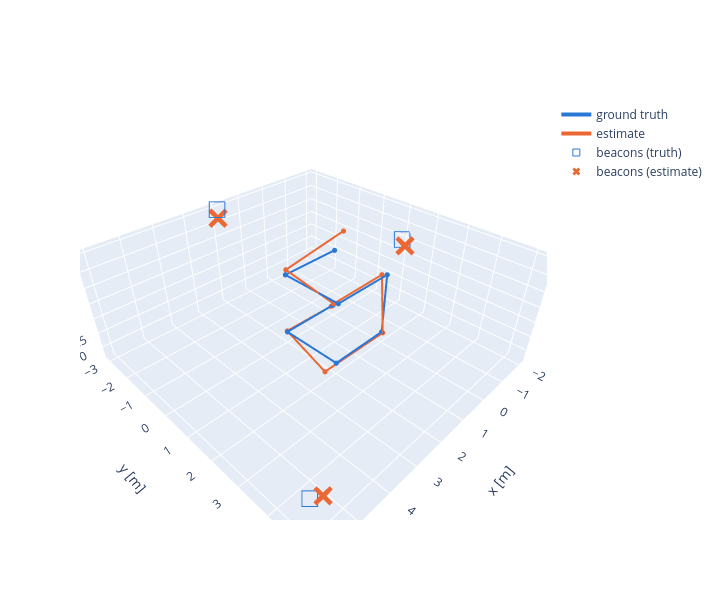

Notebook cell for this chart:
### Markdown cell above
## The estimated map

### Code cell
def procrustes(source, target):
    """Best rigid alignment of source onto target."""
    source_centre, target_centre = source.mean(0), target.mean(0)
    A, B = source - source_centre, target - target_centre
    left, _, right_transpose = np.linalg.svd(A.T @ B)
    return (A @ (left @ right_transpose)) + target_centre

positions_est = np.array([estimate.atPoint3(T(i)) for i in range(len(truth))])
beacons_est = np.array([estimate.atPoint3(L(b)) for b in range(len(beacons))])

# The relaxation fixes no gauge, so align poses and beacons together.
aligned = procrustes(np.vstack([positions_est, beacons_est]),
                     np.vstack([positions, beacons]))
aligned_poses = aligned[: len(positions)]
aligned_beacons = aligned[len(positions) :]

figure = go.Figure()
figure.add_trace(go.Scatter3d(x=positions[:, 0], y=positions[:, 1], z=positions[:, 2],
                              mode="lines+markers", name="ground truth",
                              line=dict(color="#2a78d6", width=4), marker=dict(size=3)))
figure.add_trace(go.Scatter3d(x=aligned_poses[:, 0], y=aligned_poses[:, 1],
                              z=aligned_poses[:, 2], mode="lines+markers",
                              name="estimate", line=dict(color="#eb6834", width=4),
                              marker=dict(size=3)))
figure.add_trace(go.Scatter3d(x=beacons[:, 0], y=beacons[:, 1], z=beacons[:, 2],
                              mode="markers", name="beacons (truth)",
                              marker=dict(color="#2a78d6", size=7, symbol="square-open")))
figure.add_trace(go.Scatter3d(x=aligned_beacons[:, 0], y=aligned_beacons[:, 1],
                              z=aligned_beacons[:, 2], mode="markers",
                              name="beacons (estimate)",
                              marker=dict(color="#eb6834", size=7, symbol="x")))
figure.update_layout(width=720, height=600,
                     scene=dict(xaxis_title="x [m]", yaxis_title="y [m]",
                                zaxis_title="z [m]", aspectmode="data"))
figure.show()

error = np.linalg.norm(aligned_poses - positions, axis=1)
print(f"RMS position error after alignment: {np.sqrt((error ** 2).mean()):.4f} m")

### Figure 1 — Plotly figure (JSON) as saved in the notebook; plotly's stock layout.template omitted (floating-point values rounded to 4 significant figures)
{"data": [{"line": {"color": "#2a78d6", "width": 4}, "marker": {"size": 3}, "mode": "lines+markers", "name": "ground truth", "type": "scatter3d", "x": [0.0, 2.0, 2.0, 0.0, 0.0, 2.0, 2.0, 0.0], "y": [0.0, 0.0, 2.0, 2.0, 2.0, 2.0, 0.0, 0.0], "z": [0.0, 0.0, 0.0, 0.0, 2.0, 2.0, 2.0, 2.0]}, {"line": {"color": "#eb6834", "width": 4}, "marker": {"size": 3}, "mode": "lines+markers", "name": "estimate", "type": "scatter3d", "x": [-0.1433, 1.904, 2.245, -0.01702, 0.1531, 2.018, 1.962, -0.02647], "y": [-0.2117, -0.1164, 1.807, 2.031, 1.933, 1.86, -0.01558, 0.3049], "z": [-0.2205, -0.07887, -0.2855, -0.02646, 2.041, 1.939, 2.138, 2.737]}, {"marker": {"color": "#2a78d6", "size": 7, "symbol": "square-open"}, "mode": "markers", "name": "beacons (truth)", "type": "scatter3d", "x": [-2.0, 6.0, 2.0], "y": [1.0, 5.0, -3.0], "z": [2.0, 1.0, 3.0]}, {"marker": {"color": "#eb6834", "size": 7, "symbol": "x"}, "mode": "markers", "name": "beacons (estimate)", "type": "scatter3d", "x": [-1.966, 5.858, 2.013], "y": [1.164, 5.214, -2.97], "z": [1.854, 1.164, 2.738]}], "layout": {"height": 600, "scene": {"aspectmode": "data", "xaxis": {"title": {"text": "x [m]"}}, "yaxis": {"title": {"text": "y [m]"}}, "zaxis": {"title": {"text": "z [m]"}}}, "width": 720}}
